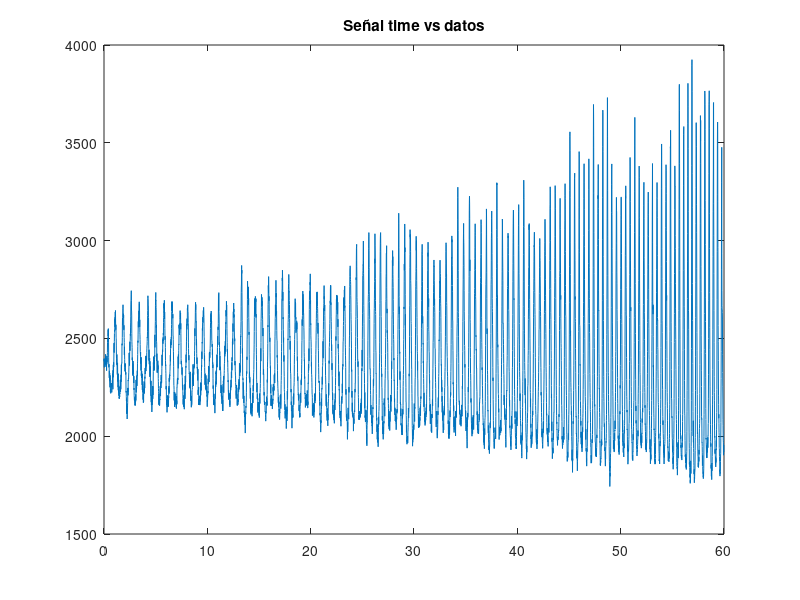
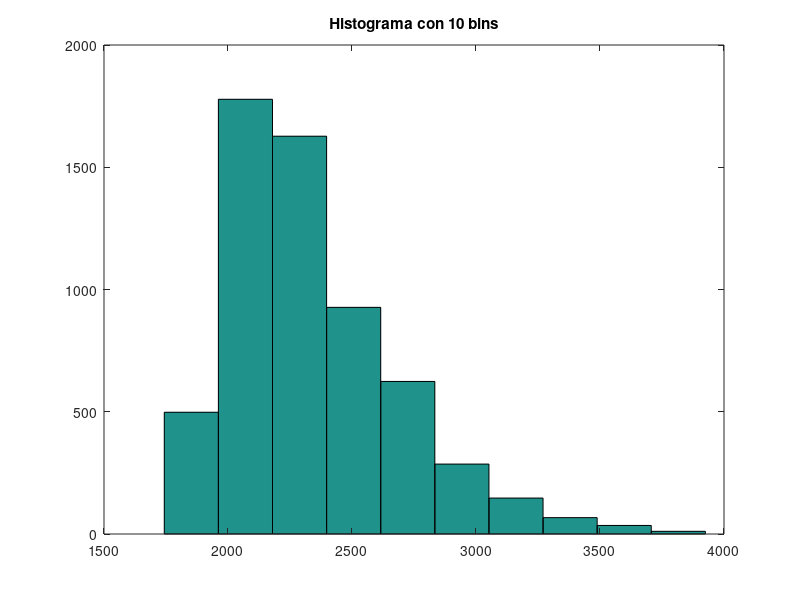
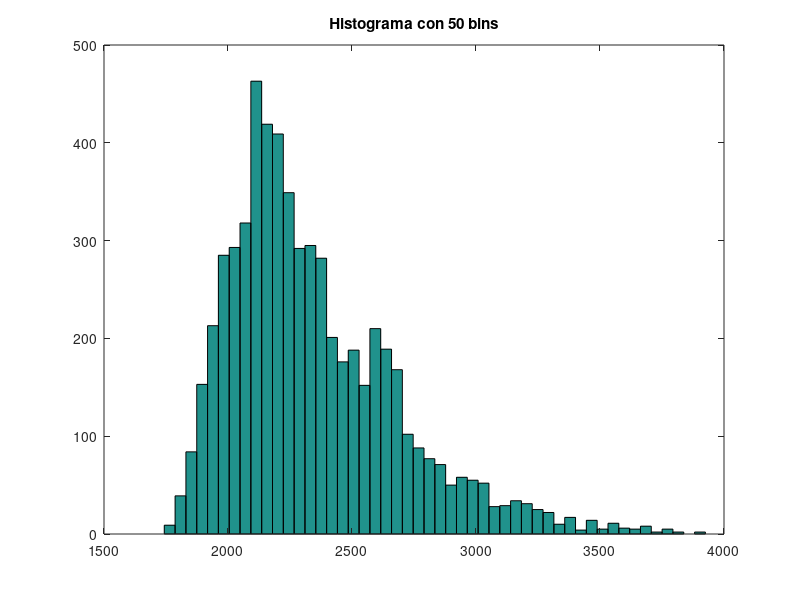
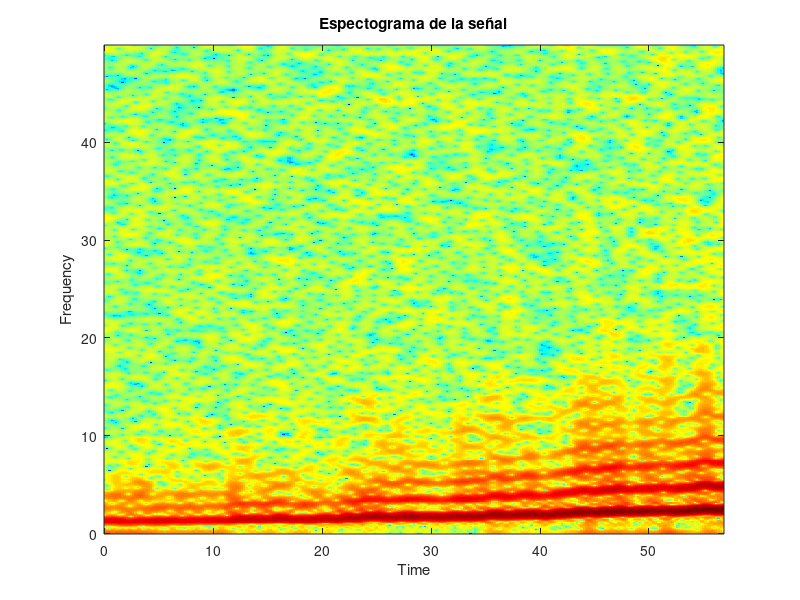

These charts were generated, in order, by the following MATLAB code:
pkg load signal

clc
clear all

data = csvread("A1651939057654.csv");

x = data(2:end, 1)';
y = data(2:end, 2)';

% Inciso 4.1
 
% Gráfica de los datos.
figure;
plot(x, y);
title ("Señal time vs datos");

% Gráfica del histograma con 10 bines.
figure; 
hist(y,10);
title ("Histograma con 10 bins");

% Gráfica del histograma con 50 bines
figure; 
hist(y,50);
title ("Histograma con 50 bins");

% Estimación de la media y la varianza.
mean = mean(y);
variance = var(y);

% Inciso 4.2

[rows, columns] = size(y);
y1 = zeros(1,columns);

for i = 1:columns
  y1(i) = y(i) - mean; 
endfor

figure;
specgram(y1, 1024, 100, 300, 280);
title ("Espectograma de la señal");
colormap('jet');

% Inciso 4.3

figure;
random = 3135*randn([1, 6000]);
specgram(random, 1024, 100, 300, 280);
title ("Espectograma de la señal aleatoria");
